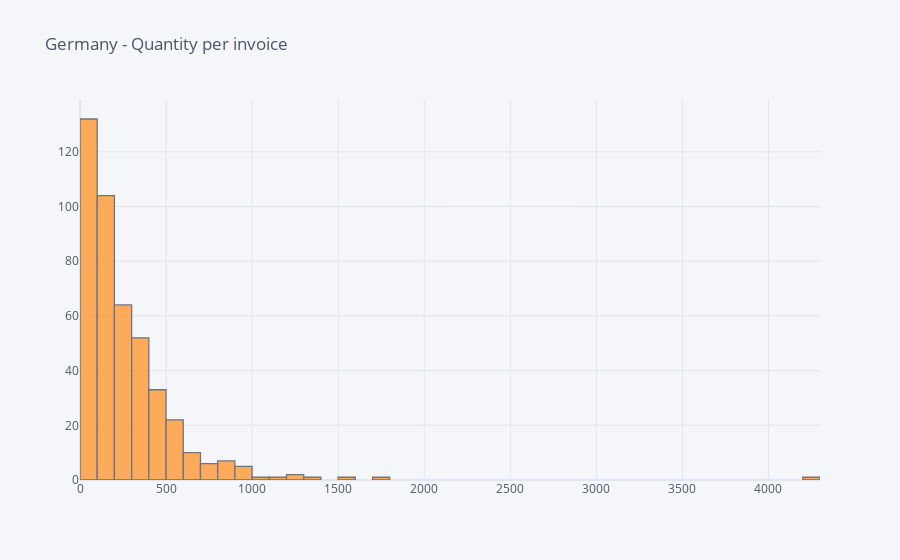

Here is the notebook cell this chart was saved with:
### Code cell
ger = df[df.Country=='Germany']
ger = ger.groupby('InvoiceNo').sum()
display(ger.head())
ger = ger[['Quantity']]
ger.iplot(kind='hist', title='Germany - Quantity per invoice')

### Figure 1 — Plotly figure (JSON) as saved in the notebook; plotly's stock layout.template omitted (floating-point values rounded to 4 significant figures; data arrays with more than 128 entries replaced by an {"elided": "..."} marker saying what was removed)
{"data": [{"histfunc": "count", "histnorm": "", "marker": {"color": "rgba(255, 153, 51, 1.0)", "line": {"color": "#4D5663", "width": 1.3}}, "name": "Quantity", "opacity": 0.8, "orientation": "v", "type": "histogram", "x": {"elided": "443 int values"}}], "layout": {"barmode": "overlay", "legend": {"bgcolor": "#F5F6F9", "font": {"color": "#4D5663"}}, "paper_bgcolor": "#F5F6F9", "plot_bgcolor": "#F5F6F9", "title": {"font": {"color": "#4D5663"}, "text": "Germany - Quantity per invoice"}, "xaxis": {"gridcolor": "#E1E5ED", "showgrid": true, "tickfont": {"color": "#4D5663"}, "title": {"font": {"color": "#4D5663"}, "text": ""}, "zerolinecolor": "#E1E5ED"}, "yaxis": {"gridcolor": "#E1E5ED", "showgrid": true, "tickfont": {"color": "#4D5663"}, "title": {"font": {"color": "#4D5663"}, "text": ""}, "zerolinecolor": "#E1E5ED"}}}
